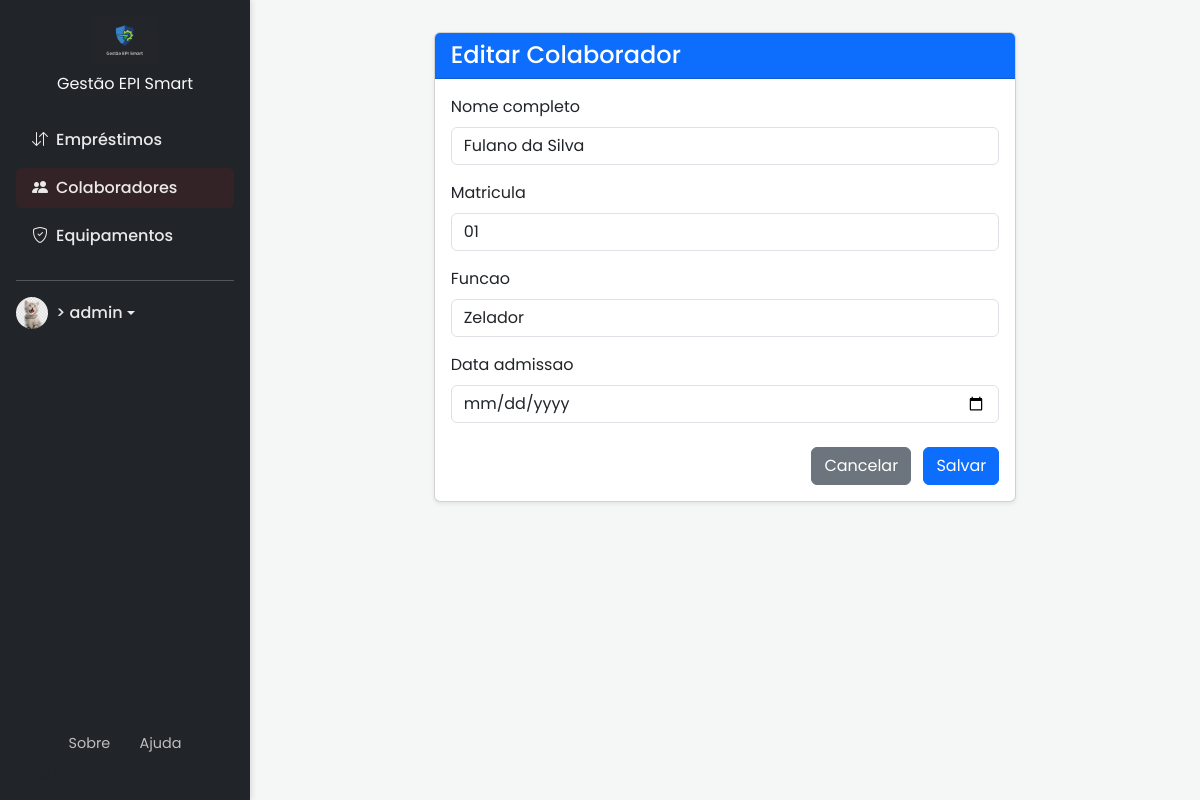
The app's page /colaboradores/edit/2/ (signed in) with its own data.
### core/models.py (models this page shows, shortened)
class Colaborador(models.Model):
    nome_completo = models.CharField(max_length=255)
    matricula = models.CharField(max_length=50, unique=True)
    funcao = models.CharField(max_length=100)
    data_admissao = models.DateField()

### core/views.py (the view)
# urls.py: path('colaboradores/edit/<int:pk>/', views.colaborador_update, name='colaborador_update'),
@login_required
def colaborador_update(request, pk):
    colaborador = get_object_or_404(Colaborador, pk=pk)
    if request.method == 'POST':
        form = ColaboradorForm(request.POST, instance=colaborador)
        if form.is_valid():
            form.save()
            return redirect('colaborador_list')
    else:
        form = ColaboradorForm(instance=colaborador)
    return render(request, 'core/colaborador_form.html', {'form': form})

### core/forms.py
class ColaboradorForm(forms.ModelForm):
    class Meta:
        model = Colaborador
        fields = ['nome_completo', 'matricula', 'funcao', 'data_admissao']
        widgets = {
            'nome_completo': forms.TextInput(attrs={'class': 'form-control'}),
            'matricula': forms.TextInput(attrs={'class': 'form-control'}),
            'funcao': forms.TextInput(attrs={'class': 'form-control'}),
            'data_admissao': forms.DateInput(attrs={'class': 'form-control', 'type': 'date'}),
        }

### core/templates/core/colaborador_form.html (shortened to what this page needs)
{% extends 'base.html' %}
{% block content %}
<div class="row justify-content-center">
  <div class="col-lg-8">
    <div class="card shadow-sm">
      <div class="card-header bg-primary text-white">
        <h4 class="mb-0">{% if form.instance.pk %}Editar{% else %}Adicionar{% endif %} Colaborador</h4>
      </div>
      <div class="card-body">
        <form method="post" novalidate>
          {% for field in form %}
            <div class="mb-3">
              <label for="{{ field.id_for_label }}" class="form-label">{{ field.label }}</label>
              {{ field }}
            </div>
          {% endfor %}
          <div class="mt-4 text-end">
            <a href="{% url 'colaborador_list' %}" class="btn btn-secondary me-2">Cancelar</a>
            <button type="submit" class="btn btn-primary">Salvar</button>
          </div>
        </form>
      </div>
    </div>
  </div>
</div>
{% endblock %}

### core/templates/base.html (shortened to what this page needs)
{% load static %}
<!DOCTYPE html>
<html lang="pt-br">
<head>
  <link href="https://cdn.jsdelivr.net/npm/bootstrap@5.3.3/dist/css/bootstrap.min.css" rel="stylesheet">
  <link rel="stylesheet" href="https://cdn.jsdelivr.net/npm/bootstrap-icons@1.11.3/font/bootstrap-icons.min.css">
</head>
<body>
  <nav class="sidebar">
    <div> {% if user.is_authenticated %}
      <div class="text-center mb-4">
        <a href="{% url 'home' %}" class="text-decoration-none">
          <img src="{% static 'images/Logo_rodape.png' %}" alt="Gestão EPI Smart Logo" style="height: 48px;">
          <span class="d-block text-light mt-2">Gestão EPI Smart</span>
        </a>
      </div>
      <ul class="nav flex-column">
        <li class="nav-item">
          <a class="nav-link {% if 'emprestimo' in request.resolver_match.view_name %}active{% endif %}" href="{% url 'emprestimo_list' %}">
            <i class="bi bi-arrow-down-up me-2"></i>Empréstimos
          </a>
        </li>
        <li class="nav-item">
          <a class="nav-link {% if 'colaborador' in request.resolver_match.view_name %}active{% endif %}" href="{% url 'colaborador_list' %}">
            <i class="bi bi-people-fill me-2"></i>Colaboradores
          </a>
        </li>
        <li class="nav-item">
          <a class="nav-link {% if 'equipamento' in request.resolver_match.view_name %}active{% endif %}" href="{% url 'equipamento_list' %}">
            <i class="bi bi-shield-check me-2"></i>Equipamentos
          </a>
        </li>
      </ul>
      <hr>
      <div class="dropdown">
        <a class="nav-link dropdown-toggle d-flex align-items-center" href="#" role="button" data-bs-toggle="dropdown" aria-expanded="false">
          {% if user.profile.profile_picture %}
            <img src="{{ user.profile.profile_picture.url }}" alt="Foto de Perfil" class="rounded-circle me-2" style="width:32px; height:32px; object-fit:cover;">
          {% else %}
            <img src="{% static 'images/thiago.jpg' %}" alt="Foto de Perfil" class="rounded-circle me-2" style="width:32px; height:32px; object-fit:cover;">>
          {% endif %}
          {{ user.username }}
        </a>
      </div>
      {% endif %}
    </div>
    <div class="sidebar-footer">
        <div class="text-center">
            <a href="{% url 'sobre' %}" class="footer-link">Sobre</a>
            <span class="mx-2 text-muted">|</span>
            <a href="{% url 'ajuda' %}" class="footer-link">Ajuda</a>
            <small class="d-block text-muted mt-2">&copy; Gestão EPI Smart 2025</small>
        </div>
    </div>
  </nav>
  <main class="content-wrapper">
    {% block content %}{% endblock %}
  </main>
</body>
</html>

### core/templates/base.html (style rules this page uses)
:root { --primary-color: #0d6efd; --secondary-color: #6c757d; --background-color: #f4f7f6; --text-color: #343a40; --card-bg: #ffffff; --navbar-bg: #212529; }
body { font-family: 'Poppins', sans-serif; background-color: var(--background-color); color: var(--text-color); display: flex; min-height: 100vh; font-size: 1rem; }
.sidebar { width: 250px; background-color: var(--navbar-bg); color: rgba(255, 255, 255, 0.9); position: fixed; top: 0; bottom: 0; left: 0; padding: 1rem; box-shadow: 2px 0 5px rgba(0, 0, 0, 0.1); display: flex; flex-direction: column; }
.sidebar .nav-link { color: rgba(255, 255, 255, 0.9); font-weight: 500; margin-bottom: 0.5rem; }
.sidebar .nav-link.active { background-color: rgba(158, 25, 25, 0.15); border-radius: 0.375rem; }
.content-wrapper { margin-left: 250px; flex: 1; padding: 2rem; display: flex; flex-direction: column; }
.sidebar-footer { margin-top: auto; padding-top: 1rem; }
.footer-link { color: rgba(255, 255, 255, 0.7); text-decoration: none; font-size: 0.9rem; }

### records on screen
Colaborador: form "Fulano da Silva" "01" "Zelador"

### other values on screen
{{ user.username }} "admin"
{{ field.label }} "Nome completo" "Matricula" "Funcao" "Data admissao"
